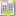

A level layout from a 2D game, rendered from its tile map. Below: a short description, then the map file with its tile-grid data intact:
An orthogonal 1x1 tile map with 16x16 px tiles, 1 tile layer (Tile Layer 1).

<map version="1.5" tiledversion="1.7.2" orientation="orthogonal" renderorder="right-down" width="1" height="1" tilewidth="16" tileheight="16" infinite="0" nextlayerid="2" nextobjectid="1">
 <tileset firstgid="1" name="aw2.png" tilewidth="16" tileheight="16" tilecount="512" columns="32">
  <image source="aw2.png" trans="ffffff" width="512" height="256" />
 </tileset>
 <layer id="1" name="Tile Layer 1" width="1" height="1">
  <data>
   <tile gid="483" />
  </data>
 </layer>
</map>
